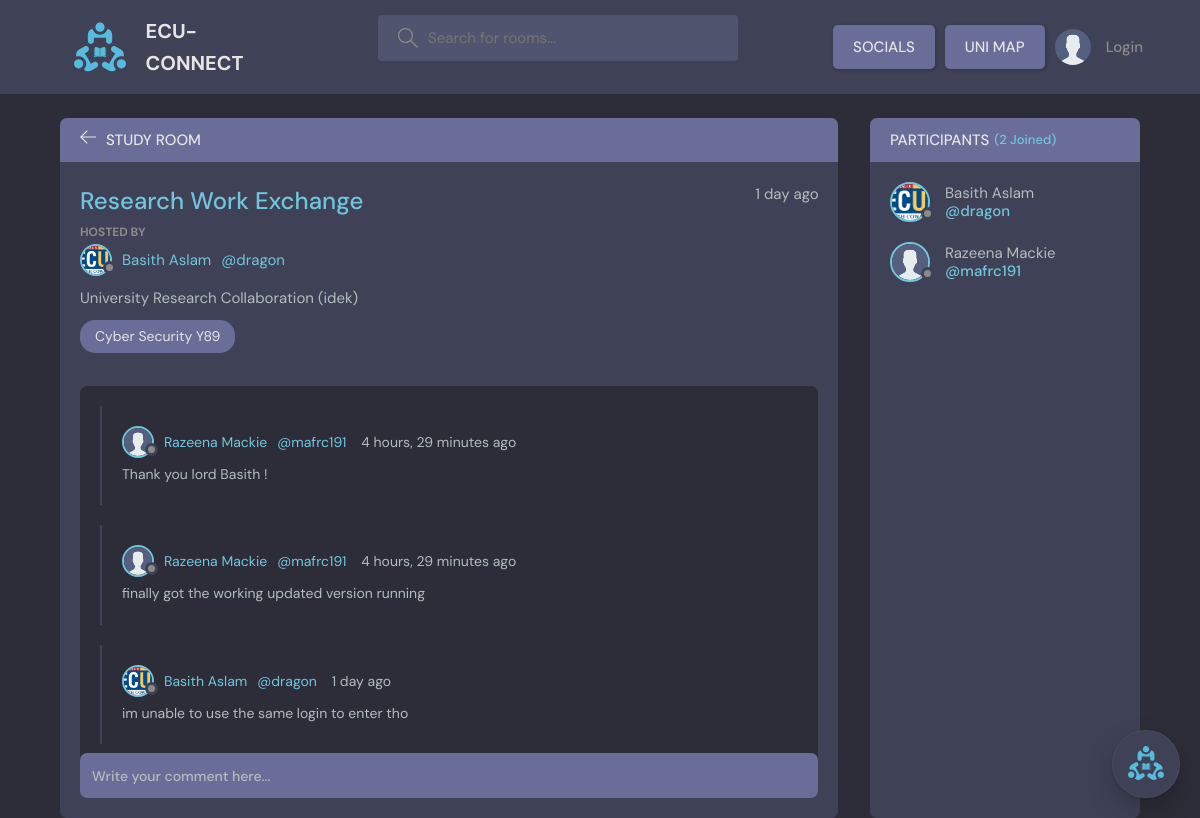
The page /thread/7/ on the database as committed earlier.
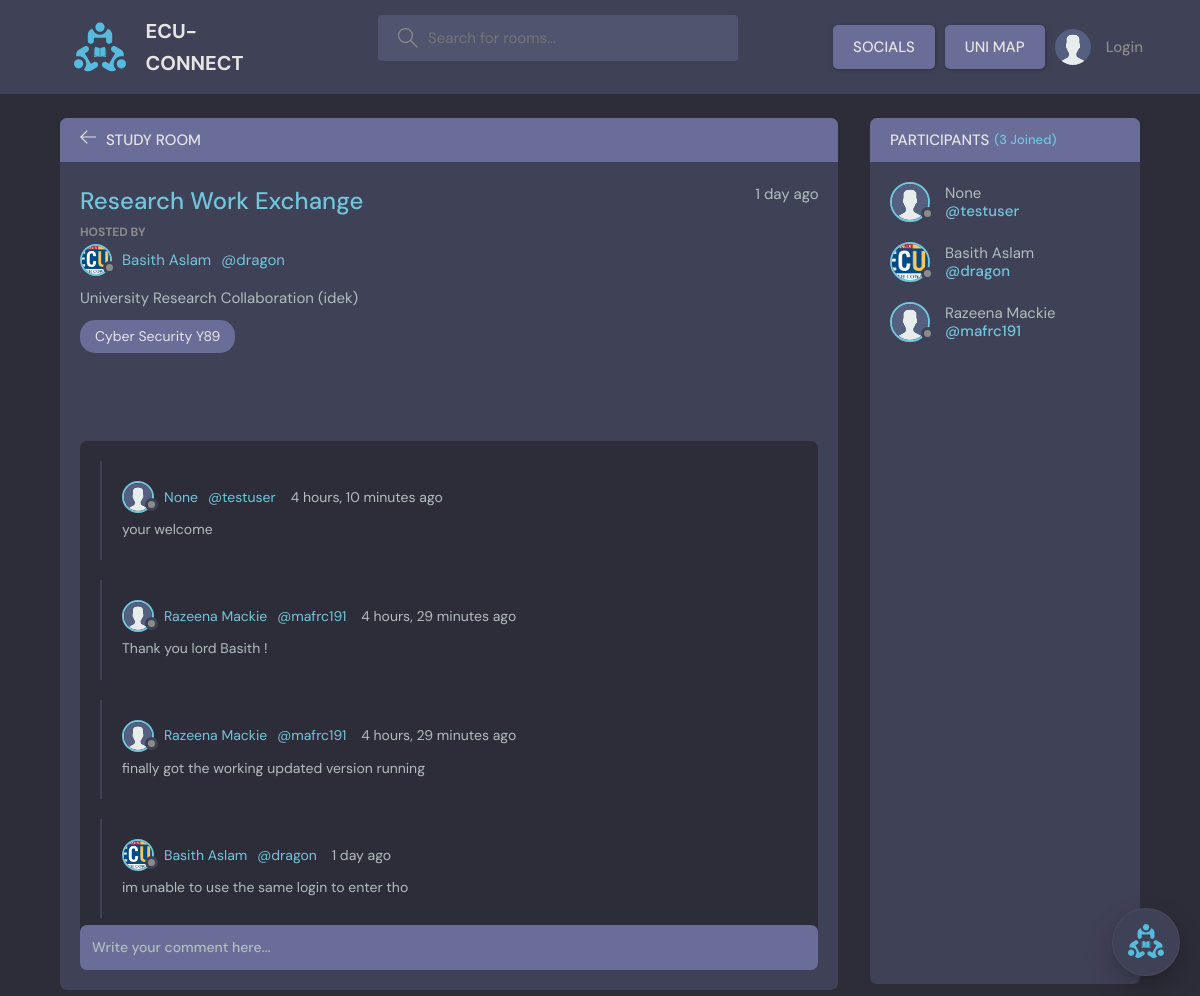
The same page on the database as committed later.
### base/models.py (models this page shows, shortened)
class Comment(models.Model):
    user = models.ForeignKey(User, on_delete=models.CASCADE)
    thread = models.ForeignKey(Thread, on_delete=models.CASCADE)
    body = models.TextField()
    updated = models.DateTimeField(auto_now= True)
    created = models.DateTimeField(auto_now_add= True)
    class Meta:
       ordering = ['-updated', '-created']

class User(AbstractUser):
    username = models.CharField(max_length=150, unique=True, null=True)
    name = models.CharField(max_length=200, null=True)
    email = models.EmailField(unique=True, null=True)
    bio = models.TextField(null=True)
    avatar = models.ImageField(null=True, default="avatar.svg")
    USERNAME_FIELD = 'email'
    REQUIRED_FIELDS = ['username']
    notifications = models.ManyToManyField(Notification, related_name='notifications', blank=True)

### base/views.py (the view, shortened to what this page needs)
# urls.py: path('thread/<str:pk>/', views.thread, name="thread"),
def thread(request, pk):
     thread = Thread.objects.get(id=pk)
     thread_comments = thread.comment_set.all()
     participants = thread.participants.all()
     context = {'thread': thread, 'thread_comments': thread_comments, 'participants': participants}
     return render(request, 'base/thread.html', context)

### base/models.py (called while the page is built)
    def __str__(self):
        return self.name

### base/templates/base/thread.html (shortened to what this page needs)
{% extends 'main.html' %}
{% block content %}
    <main class="profile-page layout layout--2">
      <div class="container">
        <div class="room">
          <div class="room__top">
            <div class="room__topLeft">
              <a href="{% url 'home' %}">
                <svg version="1.1" xmlns="http://www.w3.org/2000/svg" width="32" height="32" viewBox="0 0 32 32">
                  <title>arrow-left</title>
                  <path
                    d="M13.723 2.286l-13.723 13.714 13.719 13.714 1.616-1.611-10.96-10.96h27.625v-2.286h-27.625l10.965-10.965-1.616-1.607z"
                  ></path>
                </svg>
              </a>
              <h3>Study Room</h3>
            </div>
          </div>
          <div class="room__box scroll">
            <div class="room__header scroll">
              <div class="room__info">
                <h3>{{thread.name}}</h3>
                <span>{{thread.created|timesince}} ago</span>
              </div>
              <div class="room__hosted">
                <p>Hosted By</p>
                <a href="{% url 'user_profile' thread.host.id %}" class="room__author">
                  <div class="avatar avatar--small">
                    <img src="{{thread.host.avatar.url}}" />
                  </div>
                  {{thread.host.name}}
                  <span>@{{thread.host.username}}</span>
                </a>
              </div>
              <div class="room__details">
                <p>{{thread.description}}</p>
              </div>
              <span class="room__topics">{{thread.topic}}</span>
            </div>
            <div class="room__conversation">
              <div class="threads scroll">
                {% for comment in thread_comments %}
                <div class="thread">
                  <div class="thread__top">
                    <div class="thread__author">
                      <a href="{% url 'user_profile' comment.user.id %}" class="thread__authorInfo">
                        <div class="avatar avatar--small">
                          <img src="{{comment.user.avatar.url}}" />
                        </div>
                        {{comment.user.name}}
                        <span>@{{comment.user.username}}</span>
                      </a>
                      <span class="thread__date">{{comment.created|timesince}} ago</span>
                    </div>
                  </div>
                  <div class="thread__details">
                    {{comment.body}}
                  </div>
                </div>
                {% endfor %}
              </div>
            </div>
          </div>
          <div class="room__message">
            <form action="" method = "POST" >
              <input name="body" placeholder="Write your comment here..." /></form>
          </div>
        </div>
        <div class="participants">
          <h3 class="participants__top">Participants <span>({{participants.count}} Joined)</span></h3>
          <div class="participants__list scroll">
            {% for user in participants %}
            <a href="{% url 'user_profile' user.id %}" class="participant">
              <div class="avatar avatar--medium">
                <img src="{{user.avatar.url}}" />
              </div>
              <p>
                {{user.name}}
                <span>@{{user.username}}</span>
              </p>
            </a>
            {% endfor %}
          </div>
        </div>
      </div>
    </main>
{% endblock %}

Rows that differ between the two databases and show on the page:
added Comment: user.avatar (placeholder picture), user.name "None", user.username "testuser", created "4 hours, 10 minutes", body "your welcome"
now on this page (row edited): User: avatar (placeholder picture), name "None", username "testuser"
Other text that changed with them:
{{ participants.count }}: "2" → "3"
